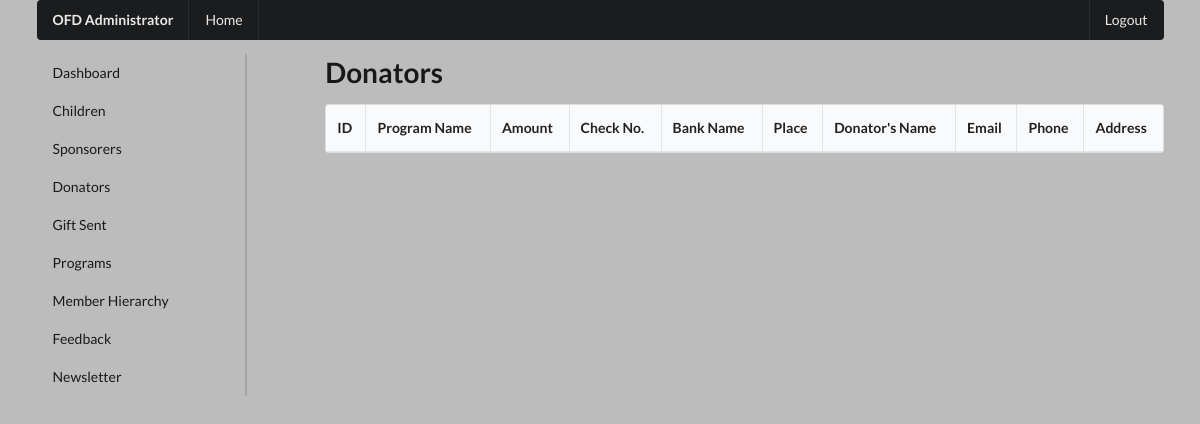
Page /admin/donators.php (signed in) on the earlier database version.
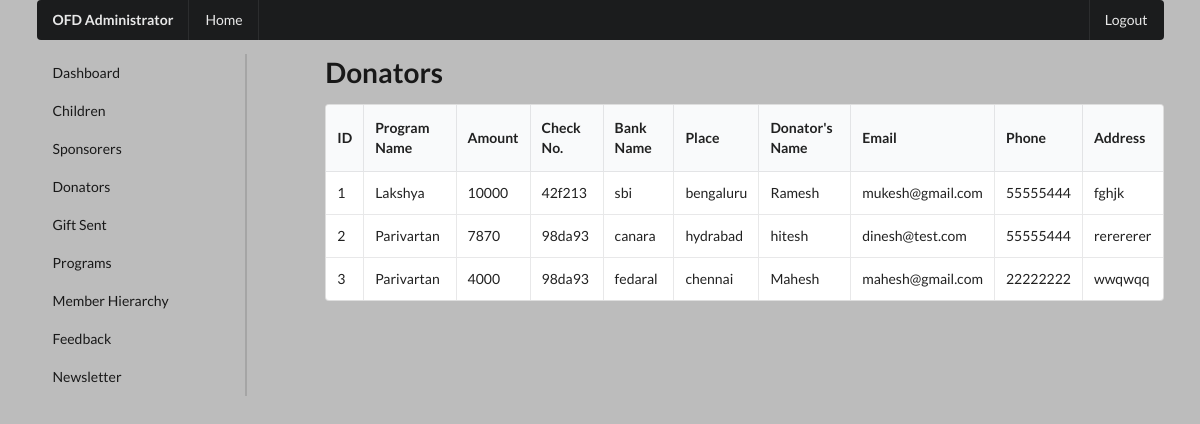
Same page on the later database version.
### tables this page shows
CREATE TABLE `donation` (
  `d_id` int(3) NOT NULL,
  `program` varchar(20) NOT NULL,
  `amount` int(30) NOT NULL,
  `checkno` varchar(30) NOT NULL,
  `bank_name` varchar(30) NOT NULL,
  `place` varchar(30) NOT NULL,
  `d_name` varchar(30) NOT NULL,
  `email` varchar(50) NOT NULL,
  `phone` int(20) NOT NULL,
  `d_address` text NOT NULL
);

### admin/donators.php (the view, shortened to what this page needs)
<?php include './admin_components/admin_header.php' ?>
    <div class="ui container">
        <?php include './admin_components/admin_top-menu.php' ?>
        <div class="ui grid">
            <?php include './admin_components/admin_side-menu.php' ?>
            <div class="twelve wide column">
                <h1>Donators</h1>
                <table class="ui celled table">
                    <thead>
                        <tr>
                            <th>ID</th>
                            <th>Program Name</th>
                            <th>Amount</th>
                            <th>Check No.</th>
                            <th>Bank Name</th>
                            <th>Place</th>
                            <th>Donator's Name</th>
                            <th>Email</th>
                            <th>Phone</th>
                            <th>Address</th>
                        </tr>
                    </thead>
                    <tbody>
                        <?php
                            $sql = "SELECT * FROM donation";
                            $result = $conn->query($sql);
                            if ($result->num_rows > 0) {
                                while($row = $result->fetch_assoc()) {
                        ?>
                        <tr>
                            <td data-label="ID"><?php echo $row['d_id']; ?></td>
                            <td data-label="Program"><?php echo $row['program']; ?></td>
                            <td data-label="Amount"><?php echo $row['amount']; ?></td>
                            <td data-label="Check No."><?php echo $row['checkno']; ?></td>
                            <td data-label="Bank Name"><?php echo $row['bank_name']; ?></td>
                            <td data-label="Place"><?php echo $row['place']; ?></td>
                            <td data-label="Donator's Name"><?php echo $row['d_name']; ?></td>
                            <td data-label="Email"><?php echo $row['email']; ?></td>
                            <td data-label="Phone"><?php echo $row['phone']; ?></td>
                            <td data-label="Address"><?php echo $row['d_address']; ?></td>
                        </tr>
                        <?php
                                }
                            }
                        ?>
                    </tbody>
                </table>
            </div>
        </div>
    </div>

Differences in the rows shown:
added donation: d_id "1", program "Lakshya", amount "10000", checkno "42f213", bank_name "sbi", place "bengaluru", d_name "Ramesh", email "mukesh@gmail.com", phone "55555444", d_address "fghjk"
added donation: d_id "2", program "Parivartan", amount "7870", checkno "98da93", bank_name "canara", place "hydrabad", d_name "hitesh", email "dinesh@test.com", phone "55555444", d_address "rerererer"
added donation: d_id "3", program "Parivartan", amount "4000", checkno "98da93", bank_name "fedaral", place "chennai", d_name "Mahesh", email "mahesh@gmail.com", phone "22222222", d_address "wwqwqq"
